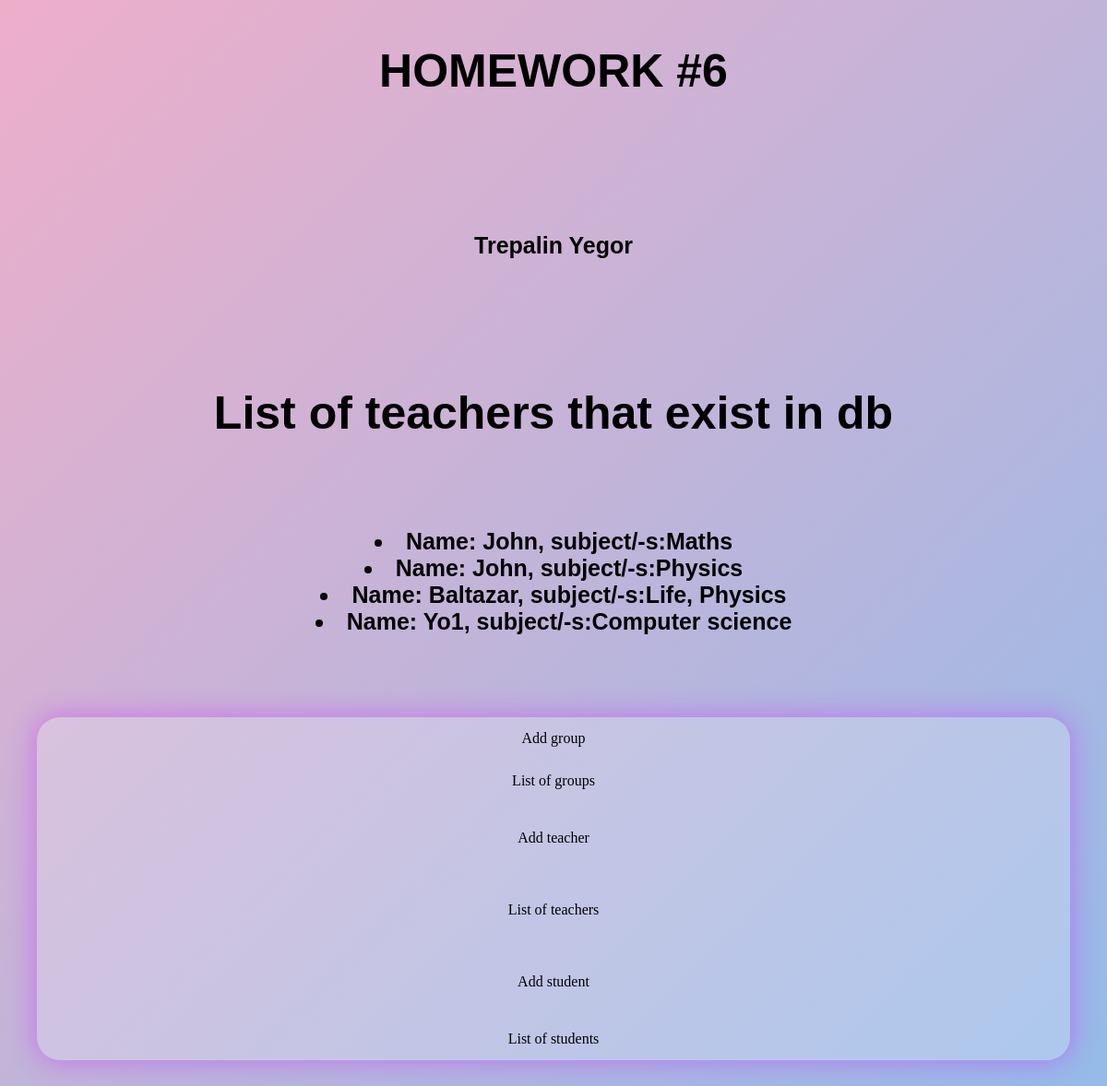
Before: /teachers/ with the older database file.
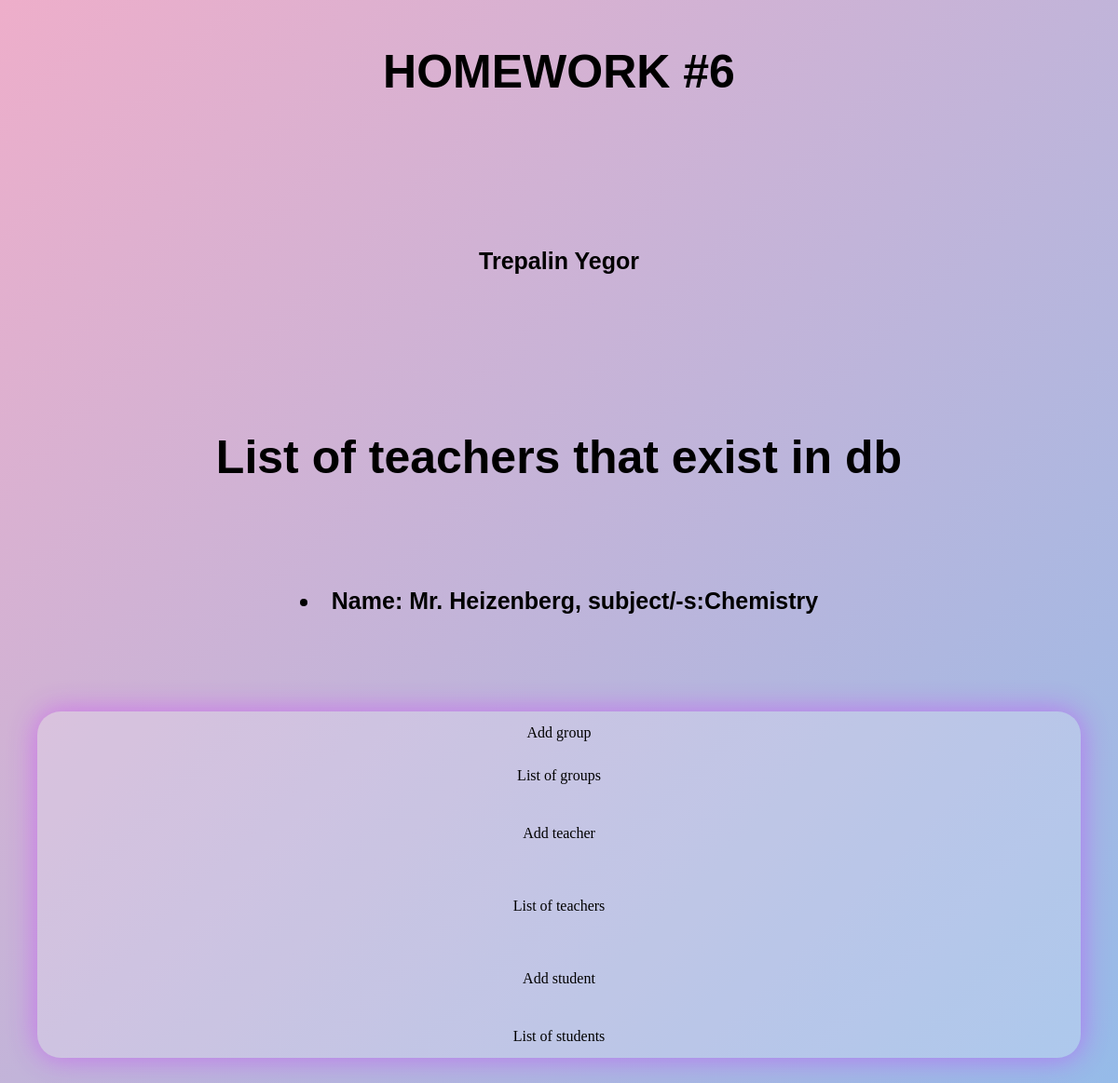
After: the same page with the newer database file.
### polls/models.py (models this page shows, shortened)
class Teacher(models.Model):
    first_name = models.CharField(max_length=100)
    subject = models.CharField(max_length=100)

### polls/views.py (the view)
# urls.py: path("teachers/", views.teacher_list, name="teachers_display"),
def teacher_list(request):
    teachers = Teacher.objects.values()
    context = {"teachers": teachers}
    return render(request, "teacher_display.html", context)

### templates/teacher_display.html (shortened to what this page needs)
<!DOCTYPE html>
<html lang="en" xmlns="http://www.w3.org/1999/html">
<head>
</head>
<body>
<h1>HOMEWORK #6 <p>
    <h3>Trepalin Yegor</h3> </p> </h1>
<h1>List of teachers that exist in db</h1>
<h3>{% for teacher in teachers %}
    <li>Name: {{ teacher.first_name }}, subject/-s:{{ teacher.subject }}</li>
{% empty %}
    <li>There are no teachers in db!</li>
{% endfor %}</h3>
<nav>
    <ul>
        <li><a href="{% url 'add_group' %}">Add group</a></li>
        <li><a href="{% url 'group_display' %}">List of groups</a></li>
        <li><a href="{% url 'add_teacher' %}"><p>Add teacher</p></a></li>
        <li><a href="{% url 'teachers_display' %}"><p>List of teachers</p></a></li>
        <li><a href="{% url 'add_student' %}"><p>Add student</p></a></li>
        <li><a href="{% url 'students_display' %}">List of students</a></li>
    </ul>
</nav>
</body>
</html>

### templates/teacher_display.html (style rules this page uses)
* { text-align: center; }
body { display: grid; background: rgb(238, 174, 202); background: linear-gradient(135deg, rgba(238, 174, 202, 1) 0%, rgba(194, 180, 217, 1) 49%, rgba(148, 187, 233, 1) 100%); position: relative; width: 100vw; height: 150vh; margin: 0px; overflow-x: hidden; }
ul { border-radius: 25px; list-style-type: none; margin: 5vh; padding: 0; overflow: hidden; background-color: rgb(255, 255, 255, 0.2); -webkit-box-shadow: 0px 0px 30px 1px rgba(202, 45, 255, 0.877); -moz-box-shadow: 0px 0px 30px 1px rgba(202, 45, 255, 0.877); box-shadow: 0px 0px 30px 1px rgba(202, 45, 255, 0.47); }
li { align-content: center; }
li a { display: block; color: black; text-align: center; padding: 14px 16px; text-decoration: none; }
h1 { display: block; position: relative; color: black; text-align: center; font-size: 50px; padding: 14px 16px; font-family: Arial, fantasy; }
h3 { display: block; position: relative; color: black; text-align: center; font-size: 25px; padding: 14px 16px; font-family: "Rubik", sans-serif; }

Changed rows visible on the page:
removed Teacher: first_name "John", subject "Maths"
removed Teacher: first_name "John", subject "Physics"
removed Teacher: first_name "Baltazar", subject "Life, Physics"
removed Teacher: first_name "Yo1", subject "Computer science"
added Teacher: first_name "Mr. Heizenberg", subject "Chemistry"
